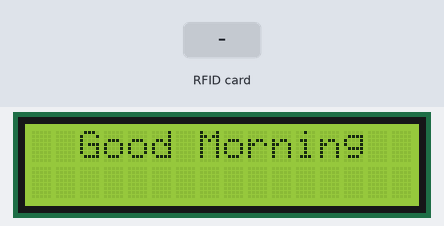
Bench run of a sketch on a simulated Arduino Uno, built with avr-gcc and run on an emulated ATmega328P. Parts: 16×2 character LCD. The test bench sets the inputs (shaded band). What the sketch prints to the serial monitor is not drawn.

Above: at 1.5 s.
1.6 s: RFID card 93 37 21 B7 held to the reader
At 2.4 s:
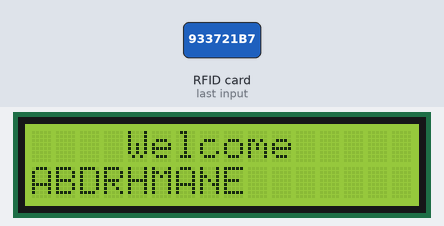
4.1 s: RFID card 43 EE D1 A9 held to the reader
At 5.0 s:
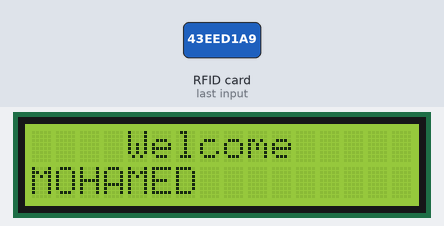
7.1 s: RFID card 93 37 21 B7 held to the reader
At 8.5 s:
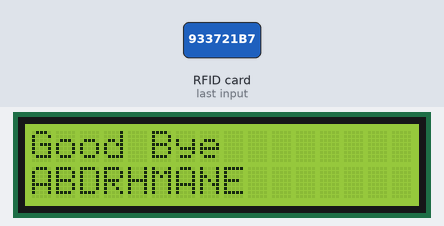
10.1 s: RFID card 43 EE D1 A9 held to the reader
At 11.1 s:
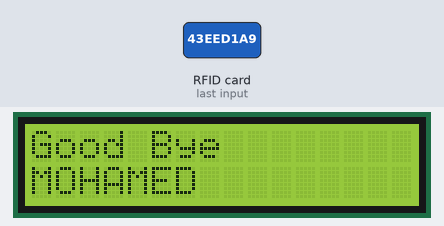
13.1 s: RFID card 93 37 21 B7 held to the reader
At 14.6 s:
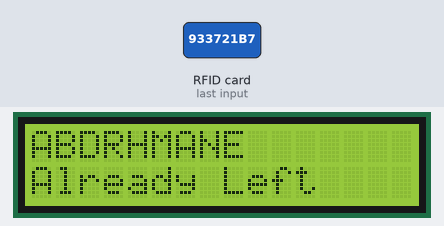
16.1 s: RFID card 43 EE D1 A9 held to the reader
At 17.5 s:
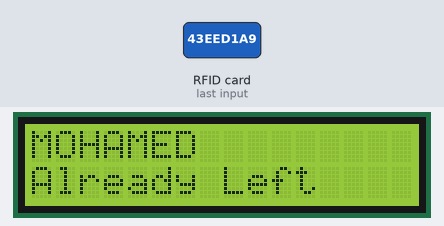
Timing chart, 0 to 19.1 s (numbered marks = the images above; inputs shaded):
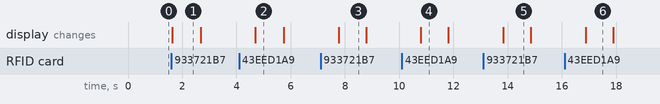

The sketch:

RFID_Excel_LCD_LogIn.ino
```cpp
#include <SPI.h>
#include <MFRC522.h>


#define SS_PIN 10 //RX slave select
#define RST_PIN 9

MFRC522 mfrc522(SS_PIN, RST_PIN);

#include <Wire.h>
#include <LiquidCrystal_I2C.h>

LiquidCrystal_I2C lcd(0x27,16,2);

byte card_ID[4]; //card UID size 4byte
byte Name1[4]={0x93,0x37,0x21,0xB7};//first UID card
byte Name2[4]={0x43,0xEE,0xD1,0xA9};//second UID card

int NumbCard[2];//the number of cards. in my case i have just two cards.
int j=0;
int statu[2];//the number of cards. in my case i have just two cards.
int s=0;


String Log;
String Name;//user name
long Number;//user number
int n ;//The number of card you want to detect (optional)

void setup() {
  lcd.init();                      // initialize the lcd
  lcd.backlight();

  Serial.begin(9600); // Initialize serial communications with the PC
  SPI.begin();  // Init SPI bus
  mfrc522.PCD_Init(); // Init MFRC522 card

  Serial.println("CLEARSHEET");                 // clears starting at row 1
  Serial.println("LABEL,Date,Name,Number,Time IN,Time OUT");// make four columns (Date,Time,[Name:"user name"]line 48 & 52,[Number:"user number"]line 49 & 53)


  lcd.setCursor(2,0);
  lcd.print("Good Morning");//Wlecome Message will appear in the beginning.
  delay(200);
   }

void loop() {
  //look for new card
   if ( ! mfrc522.PICC_IsNewCardPresent()) {
  return;//got to start of loop if there is no card present
 }
 // Select one of the cards
 if ( ! mfrc522.PICC_ReadCardSerial()) {
  return;//if read card serial(0) returns 1, the uid struct contians the ID of the read card.
 }

 for (byte i = 0; i < mfrc522.uid.size; i++) {
     card_ID[i]=mfrc522.uid.uidByte[i];

       if(card_ID[i]==Name1[i]){
       Name="ABDRHMANE";//user name
       Number=3403798;//user number
       j=0;
       s=0;
      }
      else if(card_ID[i]==Name2[i]){
       Name="MOHAMED";//user name
       Number=3403799;//user number
       j=1;
       s=1;
      }
      else{

          goto cont;//go directly to line 71
     }
}
      if(NumbCard[j] == 1 && statu[s] == 0){
      statu[s]=1;
      lcd.clear();
      lcd.setCursor(0,0);
      lcd.print("Good Bye");
      lcd.setCursor(0,1);
      lcd.print(Name);
      Serial.print("DATA,DATE," + Name);//send the Name to excel
      Serial.print(",");
      Serial.print(Number); //send the Number to excel
      Serial.print(",");
      Serial.print("");
      Serial.print(",");
      Serial.println("TIME");

      }
      else if(NumbCard[j] == 0){
      NumbCard[j] = 1;

      n++;//(optional)
      lcd.clear();
      lcd.setCursor(4,0);
      lcd.print("Welcome ");
      lcd.setCursor(0,1);
      lcd.print(Name);
      Serial.print("DATA,DATE," + Name);//send the Name to excel
      Serial.print(",");
      Serial.print(Number); //send the Number to excel
      Serial.print(",");
      Serial.print("TIME");
      Serial.print(",");
      Serial.println("");

      delay(30);

      }
      else if(statu[s] == 1){
     lcd.clear();
     lcd.setCursor(0,0);
     lcd.print(Name);
     lcd.setCursor(0,1);
     lcd.print("Already Left");
      }
      delay(1000);
      lcd.clear();
      lcd.setCursor(2,0);
      lcd.print("Good Morning");

cont:
delay(2000);


//if you want to close the Excel when all card had detected and save Excel file in Names Folder. in my case i have just 2 card (optional)
/*if(n==2){
    Serial.println("SAVEWORKBOOKAS,Names/WorkNames");
    Serial.println("FORCEEXCELQUIT");
    }*/
}
```

Measured:
- after the input at 1.6 s, the display: changes at once (image 1)
- after the input at 4.1 s, the display: changes after 0.60 s (image 2)
- after the input at 7.1 s, the display: changes after 0.67 s (image 3)
- after the input at 10.1 s, the display: changes after 0.70 s (image 4)
- after the input at 13.1 s, the display: changes after 0.74 s (image 5)
- after the input at 16.1 s, the display: changes after 0.78 s (image 6)
- what the display in image 1 shows lasts 1.1 s, from 1.6 s to 2.7 s
